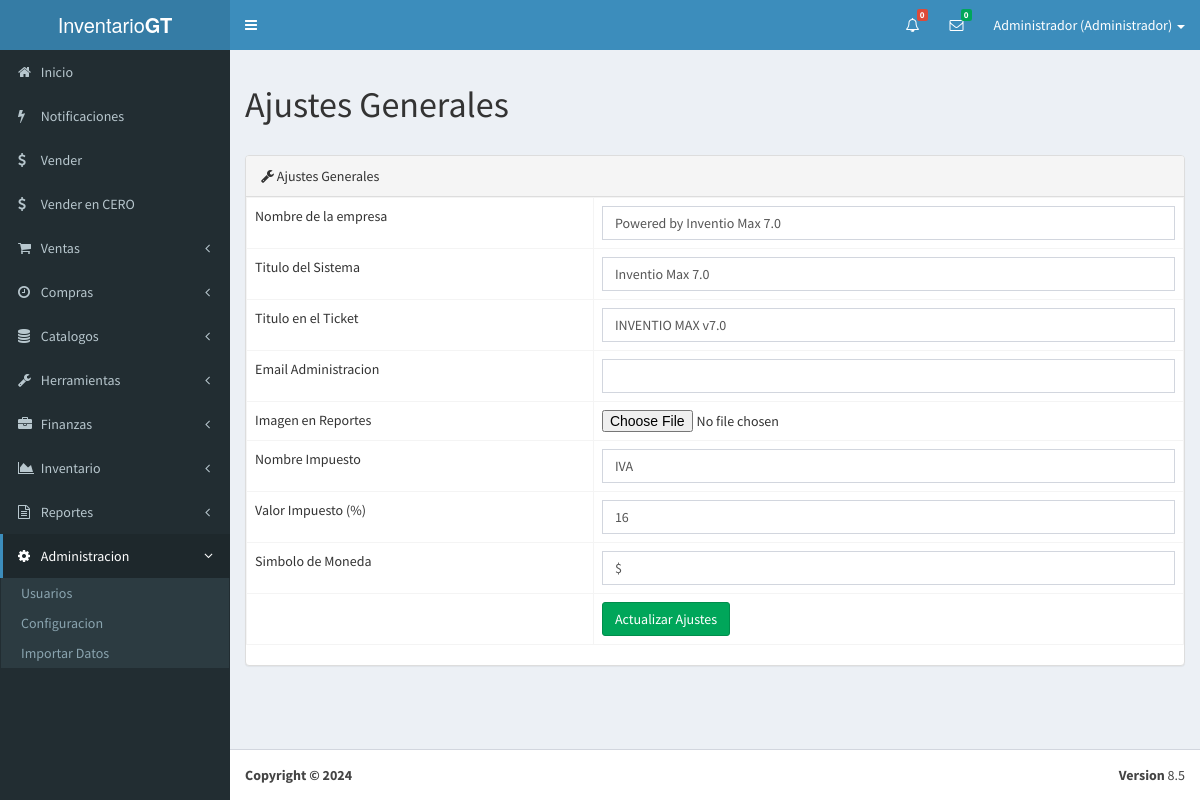
Screenshot of /?view=settings (signed in) with the database file from the repository.
### tables this page shows
create table configuration(
	id int not null auto_increment primary key,
	short varchar(255) not null unique,
	name varchar(255) not null unique,
	kind int not null,
	val varchar(255) not null
);

### core/controller/Module.php (called while the page is built, shortened)
<?php
class Module
{
    public static function loadLayout(): void
    {
        require_once "core/app/layouts/layout.php";
    }
}

### core/controller/Lb.php (called while the page is built, shortened)
<?php
class Lb
{
    public function start(): void
    {
        require_once "core/app/init.php";
    }
}

### index.php (called while the page is built, shortened)
<?php
$lb = new Lb();
$lb->start();

### core/controller/Executor.php (called while the page is built, shortened)
<?php
class Executor
{
    public static function doit(string $sql): array
    {
        $con = Database::getCon();
        $result = $con->query($sql);
        return [$result, $con->insert_id];
    }
}

### core/app/model/ConfigurationData.php (called while the page is built, shortened)
<?php
class ConfigurationData
{
    public static $tablename = "configuration";
    public static function getByPreffix($id)
    {
        $sql = "select * from " . self::$tablename . " where short=\"$id\"";
        $query = Executor::doit($sql);
        return Model::one($query[0], 'ConfigurationData');
    }
    public static function getAll()
    {
        $sql = "select * from " . self::$tablename;
        $query = Executor::doit($sql);
        return Model::many($query[0], 'ConfigurationData');
    }
}

### core/controller/Model.php (called while the page is built, shortened)
<?php
class Model
{
    public static function many(mysqli_result $query, string $aclass): array
    {
        $array = [];
        while ($r = $query->fetch_array(MYSQLI_ASSOC)) {
            $obj = new $aclass;
            foreach ($r as $key => $v) {
                $obj->$key = $v;
            }
            $array[] = $obj;
        }
        return $array;
    }
}

### core/app/view/settings-view.php (the view, shortened to what this page needs)
<section class="content">
<?php
$settings = ConfigurationData::getAll();
?>
          <div class="row">
            <div class="col-md-12">
            <h1>Ajustes Generales</h1>
            </div>
            </div>
<br>
          <div class="row">
            <div class="col-md-12">
              <div class="panel panel-default">
                <div class="panel-heading">
                  <i class="fa fa-wrench"></i> Ajustes Generales
                </div>
<form method="post" action="./?action=updatesettings" enctype="multipart/form-data">
                    <table class="table table-bordered">
                      <tbody>
<?php
 if(count($settings)>0):?>
<?php foreach($settings as $cat):?>
                        <tr>
                        <td><?php echo $cat->name; ?>
                        </td>
                        <td>
<?php if($cat->kind==2):?>
                        <input type="text" name="<?php echo $cat->short; ?>" class="form-control" value="<?php echo $cat->val;?>">
<?php elseif($cat->kind==4):?>
                        <input type="file" name="<?php echo $cat->short; ?>" >
<?php endif;?>
                        </td>
                        </tr>
<?php endforeach; ?>
 <?php endif; ?>
                        <tr>
                        <td>
                        </td>
                        <td>
                        <input type="submit"  class="btn btn-success" value="Actualizar Ajustes">
                        </td>
                        </tr>
                      </tbody>
                    </table>
                    </form>
              </div>
            </div>
          </div>
</section>

### rows the page displays
configuration: name "Nombre de la empresa", company_name "Powered by Inventio Max 7.0"
configuration: name "Titulo del Sistema", title "Inventio Max 7.0"
configuration: name "Titulo en el Ticket", ticket_title "INVENTIO MAX v7.0"
configuration: name "Email Administracion"
configuration: name "Imagen en Reportes"
configuration: name "Nombre Impuesto", val "IVA"
configuration: name "Valor Impuesto (%)", val "16"
configuration: name "Simbolo de Moneda", currency "$"

### other values shown
$cnt_tot "0"
count($msgs) "0"
UserData::getById($_SESSION["user_id"])->name "Administrador"
